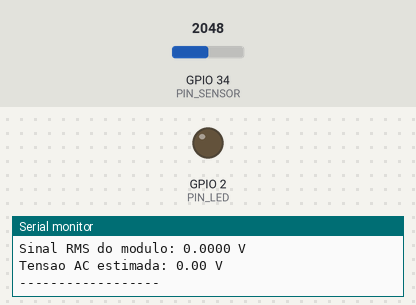
Simulated run of this sketch. Board: ESP32. Parts: output pins drawn as LEDs (lit = HIGH), the last lines printed to the serial monitor. Inputs (shaded band) come from the test bench; at power-on: GPIO 34 (PIN_SENSOR) = 2048 (analog values on the 0–4095 scale).

Above: at 2.2 s.
2.3 s: GPIO 34 (PIN_SENSOR) set to 2866
At 2.8 s:
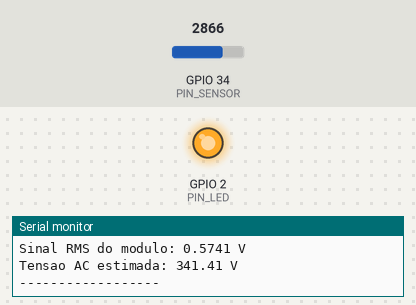
Timing chart, 0 to 5.3 s (numbered marks = the images above; inputs shaded):
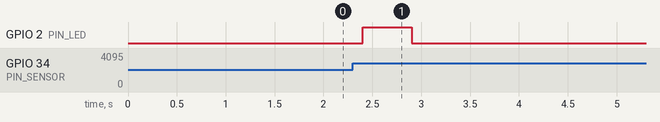

Measured:
- after the input at 2.3 s, GPIO 2 (PIN_LED): LOW → HIGH after 0.10 s, → LOW 0.50 s later

The sketch:

leitor_corrente_AC.ino
```cpp
#include <Arduino.h>
#include <math.h>

#if defined(CONFIG_IDF_TARGET_ESP32S3)
  const int PIN_SENSOR = 4;
#else
  const int PIN_SENSOR = 34;
#endif

#if defined(LED_BUILTIN)
  const int PIN_LED = LED_BUILTIN;
#else
  const int PIN_LED = 2;
#endif

const float LIMIAR_LED_VOLTS = 127.0;
const float LIMIAR_ZERO_VOLTS = 10.0;

// Dois resistores de 10k: divisor 1:2
const float FATOR_DIVISOR = 2.0;

// Inicialmente deixe em 1.0.
// Substitua após a calibração.
//float FATOR_CALIBRACAO = 1.0;
float FATOR_CALIBRACAO = 594.7;

const unsigned long TEMPO_AMOSTRAGEM = 400;

float medirTensaoRMS() {
  double soma = 0;
  double somaQuadrados = 0;
  unsigned long amostras = 0;

  unsigned long inicio = millis();

  while (millis() - inicio < TEMPO_AMOSTRAGEM) {

    // Leitura calibrada do ADC em volts
    float tensaoADC =
        analogReadMilliVolts(PIN_SENSOR) / 1000.0;

    soma += tensaoADC;
    somaQuadrados +=
        (double)tensaoADC * tensaoADC;

    amostras++;

    delayMicroseconds(500);
  }

  if (amostras == 0) {
    return 0;
  }

  // Elimina o deslocamento DC da saída.
  double media = soma / amostras;

  double variancia =
      somaQuadrados / amostras -
      media * media;

  if (variancia < 0) {
    variancia = 0;
  }

  double rmsADC = sqrt(variancia);

  // Recupera a amplitude antes do divisor.
  return rmsADC * FATOR_DIVISOR;
}

void setup() {
  Serial.begin(115200);

  pinMode(PIN_LED, OUTPUT);
  digitalWrite(PIN_LED, LOW);

  analogReadResolution(12);

  analogSetPinAttenuation(
      PIN_SENSOR, ADC_11db
  );

  Serial.println("Sensor ZMPT101B");
  Serial.println("Inicializando...");

  delay(1000);
}

void loop() {
  float tensaoSensor = medirTensaoRMS();

  float tensaoAC =
      tensaoSensor * FATOR_CALIBRACAO;

  if (tensaoAC < LIMIAR_ZERO_VOLTS) {
    tensaoAC = 0.0;
  }

  digitalWrite(
      PIN_LED,
      tensaoAC >= LIMIAR_LED_VOLTS ? HIGH : LOW
  );

  Serial.print("Sinal RMS do modulo: ");
  Serial.print(tensaoSensor, 4);
  Serial.println(" V");

  if (FATOR_CALIBRACAO == 1.0) {
    Serial.println(
      "Tensao AC: aguardando calibracao"
    );
  } else {
    Serial.print("Tensao AC estimada: ");
    Serial.print(tensaoAC, 2);
    Serial.println(" V");
  }

  Serial.println("------------------");

  delay(100);
}
```
